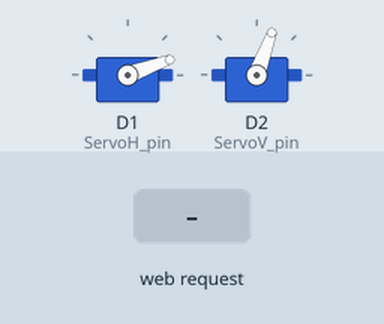
Simulated run of this sketch. Board: ESP8266 (NodeMCU). Parts: 2 × servo. Inputs (shaded band) come from the test bench. What the sketch prints to the serial monitor is not drawn.

Above: at 2.2 s.
2.3 s: HTTP request GET /clear received
3.8 s: HTTP request GET /clear received
Timing chart, 0 to 6.8 s (numbered marks = the images above; inputs shaded):
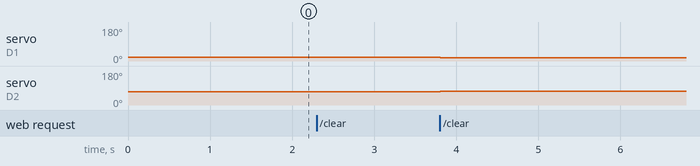

The sketch:

ESP32_SIDE.ino
```cpp
#include <Servo.h>
#include<ESP8266WiFi.h>
#include <SoftwareSerial.h>
#include <math.h>

// WiFi Definitions
const char* ssid = "acer";
const char* password = "123456789"; // has to be longer than 7 chars
WiFiServer server(80);


#define ServoH_pin D1
#define ServoV_pin D2

#define phone_w 1080
#define phone_h 1705

#define center_vertical 500
#define center_horizontal 700
#define error_range 60
#define tita 3

Servo servoH;
Servo servoV;

//SoftwareSerial hmSerial(2, 3); // RX, TX


int errorV = 0;
int errorH = 0;
int v_angle = 70;
int h_angle = 20;
int xvalue;
int yvalue;
bool first=false;

void setup() {
  Serial.begin(115200);
  //Serial1.begin(9600);
  //Serial.swap();
  delay(10);

  WiFi.mode(WIFI_AP);
  WiFi.softAP(ssid, password);

  server.begin();

   delay(1000);

  servoH.attach(ServoH_pin);
  servoV.attach(ServoV_pin);

  servoH.write(h_angle);
  servoV.write(v_angle);


}


void loop() {


//ReadStrFromEsp();
  WiFiClient client = server.available();
  client.setTimeout(20);
    String req = client.readStringUntil('\r');

    if(req != ""){
//Serial.println(ReadStrFromEsp(req));
// Serial.println(ReadStrFromEsp(req));
String msgFromEsp = ReadStrFromEsp(req);
//Serial.println(msgFromEsp);
if(msgFromEsp!=""){
     ReadDataFromSerial(msgFromEsp);
     calculateError();
    while ((errorH > error_range || errorH < -error_range) || (errorV > error_range || errorV < -error_range)) {
      //Serial.println("WHILE");
       client = server.available();
       client.setTimeout(20);
       String req2 = client.readStringUntil('\r');
       //Serial.println(req2);
       String msgFromEsp2 = ReadStrFromEsp(req2);
      if (msgFromEsp2!="") {
        //CheckIfClear(msgFromEsp2);
        ReadDataFromSerial(msgFromEsp2);
        calculateError();
        control_servoV();
       control_servoH();
        PrintErrors();
      }
      delay(20);

    }


    }


    }


}

String ReadStrFromEsp(String req){
    String final_txt = "";
      String str = getValue(req,'/',1);
    final_txt = str.substring(0,str.length()-4);
  return final_txt;
}

void CheckIfClear(String req){
  if(req=="clear"){
  v_angle = 70;
  h_angle = 20;

  servoH.write(h_angle);
  servoV.write(v_angle);
  }
}

void ReadDataFromSerial(String req) {
  String x_y =  req;
  if(x_y.charAt(0)=='c'){
  v_angle = 70;
  h_angle = 20;
  servoV.write(v_angle);
  servoH.write(h_angle);
  Serial.println("clear");
  }else{
  String xval = getValue(x_y, ',', 0);
  String yval = getValue(x_y, ',', 1);
  if (xval != "" && yval != "") {
    xvalue = xval.toInt();
    yvalue = yval.toInt();
      //Serial.print("x:");
      //Serial.print(xvalue);
      //Serial.print("  || y:");
      //Serial.println(yvalue);

  }
  }

}

void calculateError() {
  errorV = xvalue - center_vertical;
  errorH = yvalue - center_horizontal;
  //Serial.print("ERROR V ");
  //Serial.print(errorV);
  //Serial.print("    || ERROR H ");
  //Serial.println(errorH);
}

void control_servoV() {
  if (errorV > error_range) {
    v_angle = v_angle - tita;
  }
  else if (errorV < -error_range) {
    v_angle = v_angle + tita;
  }
  servoV.write(v_angle);
}

void control_servoH() {
  if (errorH > error_range) {
    h_angle = h_angle + tita;
  }
  else if (errorH < -error_range) {
    h_angle = h_angle - tita;
  }
  servoH.write(h_angle);
}


String getValue(String data, char separator, int index)
{
    int found = 0;
    int strIndex[] = { 0, -1 };
    int maxIndex = data.length() - 1;

    for (int i = 0; i <= maxIndex && found <= index; i++) {
        if (data.charAt(i) == separator || i == maxIndex) {
            found++;
            strIndex[0] = strIndex[1] + 1;
            strIndex[1] = (i == maxIndex) ? i+1 : i;
        }
    }
    return found > index ? data.substring(strIndex[0], strIndex[1]) : "";
}


void PrintErrors() {
  Serial.print("ErrorV:");
  Serial.print(errorV);
  Serial.print("  ||  ");
  Serial.print("AngleV:");
  Serial.print(v_angle);
  Serial.print("           ");
  Serial.print("ErrorH:");
  Serial.print(errorH);
  Serial.print("  ||  ");
  Serial.print("AngleH:");
  Serial.println(h_angle);
}
```

Measured:
- after the input at 2.3 s, every drawn part: stays the same
- after the input at 3.8 s, servo on D1 (ServoH_pin): 20° → 17° at once; servo on D2 (ServoV_pin): 70° → 73° at once
